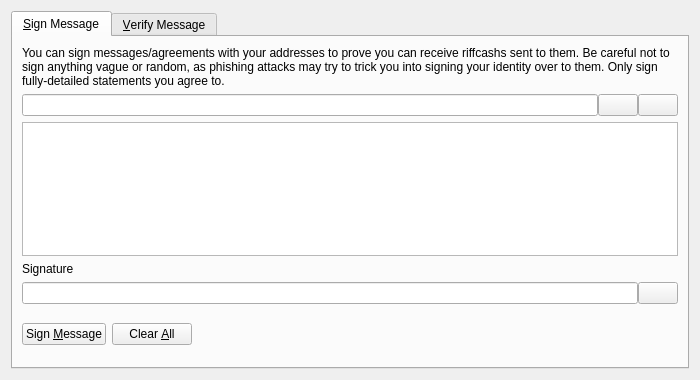
<?xml version="1.0" encoding="UTF-8"?>
<ui version="4.0">
 <class>SignVerifyMessageDialog</class>
 <widget class="QDialog" name="SignVerifyMessageDialog">
  <property name="geometry">
   <rect>
    <x>0</x>
    <y>0</y>
    <width>700</width>
    <height>380</height>
   </rect>
  </property>
  <property name="windowTitle">
   <string>Signatures - Sign / Verify a Message</string>
  </property>
  <property name="modal">
   <bool>true</bool>
  </property>
  <layout class="QVBoxLayout" name="verticalLayout">
   <item>
    <widget class="QTabWidget" name="tabWidget">
     <property name="currentIndex">
      <number>0</number>
     </property>
     <widget class="QWidget" name="tabSignMessage">
      <attribute name="title">
       <string>&amp;Sign Message</string>
      </attribute>
      <layout class="QVBoxLayout" name="verticalLayout_SM">
       <item>
        <widget class="QLabel" name="infoLabel_SM">
         <property name="text">
          <string>You can sign messages/agreements with your addresses to prove you can receive riffcashs sent to them. Be careful not to sign anything vague or random, as phishing attacks may try to trick you into signing your identity over to them. Only sign fully-detailed statements you agree to.</string>
         </property>
         <property name="textFormat">
          <enum>Qt::PlainText</enum>
         </property>
         <property name="wordWrap">
          <bool>true</bool>
         </property>
        </widget>
       </item>
       <item>
        <layout class="QHBoxLayout" name="horizontalLayout_1_SM">
         <property name="spacing">
          <number>0</number>
         </property>
         <item>
          <widget class="QValidatedLineEdit" name="addressIn_SM">
           <property name="toolTip">
            <string>The Riffcash address to sign the message with</string>
           </property>
          </widget>
         </item>
         <item>
          <widget class="QPushButton" name="addressBookButton_SM">
           <property name="toolTip">
            <string>Choose previously used address</string>
           </property>
           <property name="text">
            <string/>
           </property>
           <property name="icon">
            <iconset resource="../bitcoin.qrc">
             <normaloff>:/icons/address-book</normaloff>:/icons/address-book</iconset>
           </property>
           <property name="shortcut">
            <string>Alt+A</string>
           </property>
           <property name="autoDefault">
            <bool>false</bool>
           </property>
          </widget>
         </item>
         <item>
          <widget class="QPushButton" name="pasteButton_SM">
           <property name="toolTip">
            <string>Paste address from clipboard</string>
           </property>
           <property name="text">
            <string/>
           </property>
           <property name="icon">
            <iconset resource="../bitcoin.qrc">
             <normaloff>:/icons/editpaste</normaloff>:/icons/editpaste</iconset>
           </property>
           <property name="shortcut">
            <string>Alt+P</string>
           </property>
           <property name="autoDefault">
            <bool>false</bool>
           </property>
          </widget>
         </item>
        </layout>
       </item>
       <item>
        <widget class="QPlainTextEdit" name="messageIn_SM">
         <property name="toolTip">
          <string>Enter the message you want to sign here</string>
         </property>
        </widget>
       </item>
       <item>
        <widget class="QLabel" name="signatureLabel_SM">
         <property name="text">
          <string>Signature</string>
         </property>
         <property name="textFormat">
          <enum>Qt::PlainText</enum>
         </property>
        </widget>
       </item>
       <item>
        <layout class="QHBoxLayout" name="horizontalLayout_2_SM">
         <property name="spacing">
          <number>0</number>
         </property>
         <item>
          <widget class="QLineEdit" name="signatureOut_SM">
           <property name="font">
            <font>
             <italic>true</italic>
            </font>
           </property>
           <property name="readOnly">
            <bool>true</bool>
           </property>
          </widget>
         </item>
         <item>
          <widget class="QPushButton" name="copySignatureButton_SM">
           <property name="toolTip">
            <string>Copy the current signature to the system clipboard</string>
           </property>
           <property name="text">
            <string/>
           </property>
           <property name="icon">
            <iconset resource="../bitcoin.qrc">
             <normaloff>:/icons/editcopy</normaloff>:/icons/editcopy</iconset>
           </property>
           <property name="autoDefault">
            <bool>false</bool>
           </property>
          </widget>
         </item>
        </layout>
       </item>
       <item>
        <layout class="QHBoxLayout" name="horizontalLayout_3_SM">
         <item>
          <widget class="QPushButton" name="signMessageButton_SM">
           <property name="toolTip">
            <string>Sign the message to prove you own this Riffcash address</string>
           </property>
           <property name="text">
            <string>Sign &amp;Message</string>
           </property>
           <property name="icon">
            <iconset resource="../bitcoin.qrc">
             <normaloff>:/icons/edit</normaloff>:/icons/edit</iconset>
           </property>
           <property name="autoDefault">
            <bool>false</bool>
           </property>
          </widget>
         </item>
         <item>
          <widget class="QPushButton" name="clearButton_SM">
           <property name="toolTip">
            <string>Reset all sign message fields</string>
           </property>
           <property name="text">
            <string>Clear &amp;All</string>
           </property>
           <property name="icon">
            <iconset resource="../bitcoin.qrc">
             <normaloff>:/icons/remove</normaloff>:/icons/remove</iconset>
           </property>
           <property name="autoDefault">
            <bool>false</bool>
           </property>
          </widget>
         </item>
         <item>
          <spacer name="horizontalSpacer_1_SM">
           <property name="orientation">
            <enum>Qt::Horizontal</enum>
           </property>
           <property name="sizeHint" stdset="0">
            <size>
             <width>40</width>
             <height>48</height>
            </size>
           </property>
          </spacer>
         </item>
         <item>
          <widget class="QLabel" name="statusLabel_SM">
           <property name="font">
            <font>
             <weight>75</weight>
             <bold>true</bold>
            </font>
           </property>
           <property name="text">
            <string/>
           </property>
           <property name="wordWrap">
            <bool>true</bool>
           </property>
          </widget>
         </item>
         <item>
          <spacer name="horizontalSpacer_2_SM">
           <property name="orientation">
            <enum>Qt::Horizontal</enum>
           </property>
           <property name="sizeHint" stdset="0">
            <size>
             <width>40</width>
             <height>48</height>
            </size>
           </property>
          </spacer>
         </item>
        </layout>
       </item>
      </layout>
     </widget>
     <widget class="QWidget" name="tabVerifyMessage">
      <attribute name="title">
       <string>&amp;Verify Message</string>
      </attribute>
      <layout class="QVBoxLayout" name="verticalLayout_VM">
       <item>
        <widget class="QLabel" name="infoLabel_VM">
         <property name="text">
          <string>Enter the receiver's address, message (ensure you copy line breaks, spaces, tabs, etc. exactly) and signature below to verify the message. Be careful not to read more into the signature than what is in the signed message itself, to avoid being tricked by a man-in-the-middle attack. Note that this only proves the signing party receives with the address, it cannot prove sendership of any transaction!</string>
         </property>
         <property name="textFormat">
          <enum>Qt::PlainText</enum>
         </property>
         <property name="alignment">
          <set>Qt::AlignLeading|Qt::AlignLeft|Qt::AlignTop</set>
         </property>
         <property name="wordWrap">
          <bool>true</bool>
         </property>
        </widget>
       </item>
       <item>
        <layout class="QHBoxLayout" name="horizontalLayout_1_VM">
         <property name="spacing">
          <number>0</number>
         </property>
         <item>
          <widget class="QValidatedLineEdit" name="addressIn_VM">
           <property name="toolTip">
            <string>The Riffcash address the message was signed with</string>
           </property>
          </widget>
         </item>
         <item>
          <widget class="QPushButton" name="addressBookButton_VM">
           <property name="toolTip">
            <string>Choose previously used address</string>
           </property>
           <property name="text">
            <string/>
           </property>
           <property name="icon">
            <iconset resource="../bitcoin.qrc">
             <normaloff>:/icons/address-book</normaloff>:/icons/address-book</iconset>
           </property>
           <property name="shortcut">
            <string>Alt+A</string>
           </property>
           <property name="autoDefault">
            <bool>false</bool>
           </property>
          </widget>
         </item>
        </layout>
       </item>
       <item>
        <widget class="QPlainTextEdit" name="messageIn_VM"/>
       </item>
       <item>
        <widget class="QValidatedLineEdit" name="signatureIn_VM"/>
       </item>
       <item>
        <layout class="QHBoxLayout" name="horizontalLayout_2_VM">
         <item>
          <widget class="QPushButton" name="verifyMessageButton_VM">
           <property name="toolTip">
            <string>Verify the message to ensure it was signed with the specified Riffcash address</string>
           </property>
           <property name="text">
            <string>Verify &amp;Message</string>
           </property>
           <property name="icon">
            <iconset resource="../bitcoin.qrc">
             <normaloff>:/icons/transaction_0</normaloff>:/icons/transaction_0</iconset>
           </property>
           <property name="autoDefault">
            <bool>false</bool>
           </property>
          </widget>
         </item>
         <item>
          <widget class="QPushButton" name="clearButton_VM">
           <property name="toolTip">
            <string>Reset all verify message fields</string>
           </property>
           <property name="text">
            <string>Clear &amp;All</string>
           </property>
           <property name="icon">
            <iconset resource="../bitcoin.qrc">
             <normaloff>:/icons/remove</normaloff>:/icons/remove</iconset>
           </property>
           <property name="autoDefault">
            <bool>false</bool>
           </property>
          </widget>
         </item>
         <item>
          <spacer name="horizontalSpacer_1_VM">
           <property name="orientation">
            <enum>Qt::Horizontal</enum>
           </property>
           <property name="sizeHint" stdset="0">
            <size>
             <width>40</width>
             <height>48</height>
            </size>
           </property>
          </spacer>
         </item>
         <item>
          <widget class="QLabel" name="statusLabel_VM">
           <property name="font">
            <font>
             <weight>75</weight>
             <bold>true</bold>
            </font>
           </property>
           <property name="text">
            <string/>
           </property>
           <property name="wordWrap">
            <bool>true</bool>
           </property>
          </widget>
         </item>
         <item>
          <spacer name="horizontalSpacer_2_VM">
           <property name="orientation">
            <enum>Qt::Horizontal</enum>
           </property>
           <property name="sizeHint" stdset="0">
            <size>
             <width>40</width>
             <height>48</height>
            </size>
           </property>
          </spacer>
         </item>
        </layout>
       </item>
      </layout>
     </widget>
    </widget>
   </item>
  </layout>
 </widget>
 <customwidgets>
  <customwidget>
   <class>QValidatedLineEdit</class>
   <extends>QLineEdit</extends>
   <header>qvalidatedlineedit.h</header>
  </customwidget>
 </customwidgets>
 <resources>
  <include location="../bitcoin.qrc"/>
 </resources>
 <connections/>
</ui>
